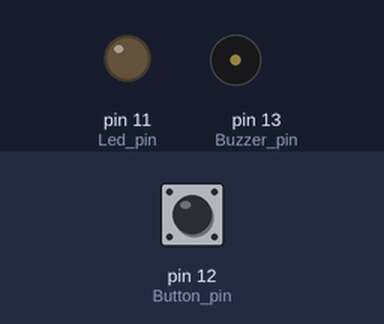
Bench run of a sketch on a simulated Arduino Uno, built with avr-gcc and run on an emulated ATmega328P. Parts: output pins drawn as LEDs (lit = HIGH), buzzer (waves = sounding, pin HIGH). The test bench sets the inputs (shaded band); at power-on: pin 12 (Button_pin) HIGH. What the sketch prints to the serial monitor is not drawn.

Above: at 1.2 s.
1.3 s: pin 12 (Button_pin) pulled LOW for 0.15 s
At 1.38 s:
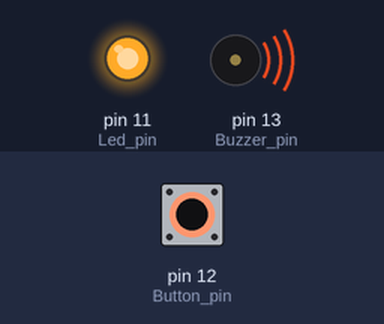
2.9 s: pin 12 (Button_pin) pulled LOW for 3.2 s
At 7.5 s:
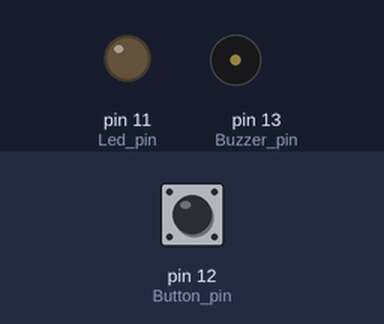
Timing chart, 0 to 9.0 s (numbered marks = the images above; inputs shaded):
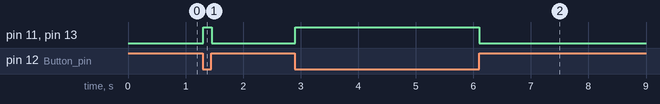

The sketch:

Tilt_Switch_Module.ino
```cpp
// Tilt_Switch_Module.ino
// Date: 2020/05/02

int Led_pin=11;
int Buzzer_pin=13;
int Button_pin=12;

void setup()
{
    pinMode(Led_pin, OUTPUT);
    pinMode(Buzzer_pin, OUTPUT);
    pinMode(Button_pin, INPUT);
   Serial.begin(9600);
}

void loop()
{
    int value=digitalRead(Button_pin);
    Serial.println(value);
    if(value==0)
    {
        digitalWrite(Led_pin, HIGH);
        digitalWrite(Buzzer_pin, HIGH);
        // delay(1000);
    }
    else
    {
        digitalWrite(Led_pin, LOW);
        digitalWrite(Buzzer_pin, LOW);
    }
}
```

Measured:
- after the input at 1.3 s, pin 11 (Led_pin), pin 13 (Buzzer_pin): LOW → HIGH at once, → LOW 0.15 s later
- after the input at 2.9 s, pin 11 (Led_pin), pin 13 (Buzzer_pin): LOW → HIGH at once, → LOW 3.2 s later
